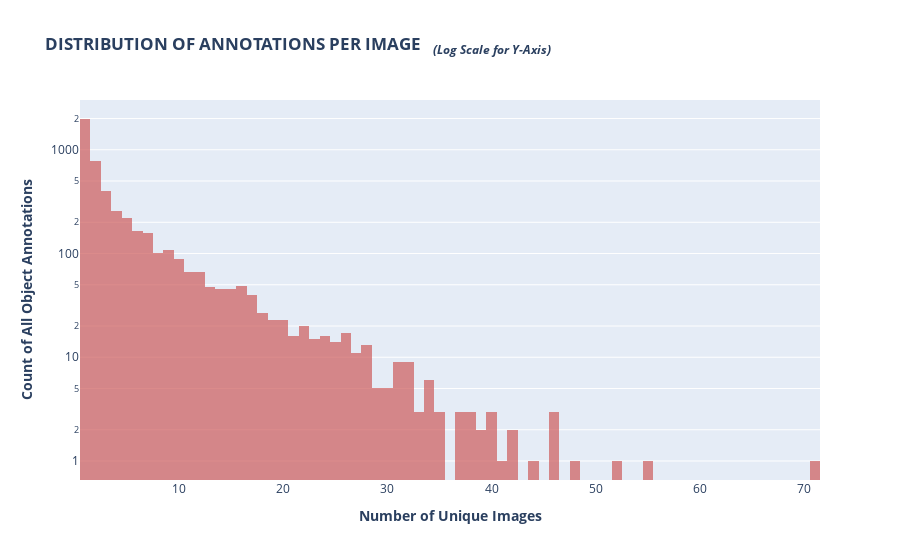

The code cell stored with this chart in its notebook:
### Markdown cell above
# Split 전 Train set
- 이미지 별 annotation 분포도
- 전체 이미지 클래스 분포

### Code cell
fig = px.histogram(df.image_id.value_counts(), 
                   log_y=True, color_discrete_sequence=['indianred'], opacity=0.7,
                   labels={"value":"Number of Annotations Per Image"},
                   title="<b>DISTRIBUTION OF ANNOTATIONS PER IMAGE   "
                         "<i><sub>(Log Scale for Y-Axis)</sub></i></b>",
                   )
fig.update_layout(showlegend=False,
                  xaxis_title="<b>Number of Unique Images</b>",
                  yaxis_title="<b>Count of All Object Annotations</b>",)
fig.show()

### Figure 1 — Plotly figure (JSON) as saved in the notebook; plotly's stock layout.template omitted (floating-point values rounded to 4 significant figures; data arrays with more than 128 entries replaced by an {"elided": "..."} marker saying what was removed)
{"data": [{"alignmentgroup": "True", "bingroup": "x", "hovertemplate": "variable=image_id<br>Number of Annotations Per Image=%{x}<br>count=%{y}<extra></extra>", "legendgroup": "image_id", "marker": {"color": "indianred", "opacity": 0.7, "pattern": {"shape": ""}}, "name": "image_id", "offsetgroup": "image_id", "orientation": "v", "showlegend": true, "type": "histogram", "x": {"elided": "4883 int values"}, "xaxis": "x", "yaxis": "y"}], "layout": {"barmode": "relative", "legend": {"title": {"text": "variable"}, "tracegroupgap": 0}, "showlegend": false, "title": {"text": "<b>DISTRIBUTION OF ANNOTATIONS PER IMAGE   <i><sub>(Log Scale for Y-Axis)</sub></i></b>"}, "xaxis": {"anchor": "y", "domain": [0, 1], "title": {"text": "<b>Number of Unique Images</b>"}}, "yaxis": {"anchor": "x", "domain": [0, 1], "title": {"text": "<b>Count of All Object Annotations</b>"}, "type": "log"}}}
